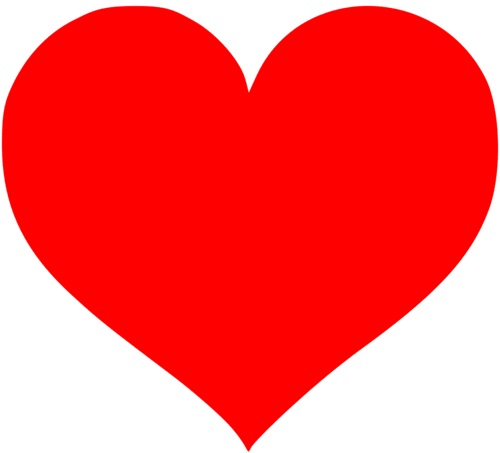
#> input picture sample/heart.jpg, 500 x 453 px
$ python ascii-generator.py
#> lines starting #> are read from the running program, lines starting #| are printed output that depends on the picture
import os
from PIL import Image


ASCII_CHARS = ["@", "#", "$", "%", "?", "*", "+", ";", ":", ",", "."]
OUTPUT_PATH = "sample/"


def generator():
    path = input("Enter the path to the image file : \n")
#> the answer given: sample/heart.jpg
    try:
        image = Image.open(path)
#> image is the input picture: PIL image 500x453 RGB; mean R, G, B 253.9, 85.1, 85.1
    except Exception as err:
        print(path, "Unable to find image ", err)
        return

    # resize image
    image = resize(image)
    # convert image to greyscale image
    greyscale_image = to_greyscale(image)
    # convert greyscale image to ascii characters
    ascii_str = pixel_to_ascii(greyscale_image)
    img_width = greyscale_image.width
    ascii_str_len = len(ascii_str)
    ascii_img = ""

    # split the string based on width  of the image
    for i in range(0, ascii_str_len, img_width):
        ascii_img += ascii_str[i:i + img_width] + "\n"

    # save the string to a file
    file_name = get_file_name(path)
    with open(OUTPUT_PATH + file_name + ".txt", "w") as f:
        f.write(ascii_img)


def get_file_name(path: str) -> str:
    _, tail = os.path.split(path)
    return tail.split(".")[0]


def resize(image: Image, new_width: int = 100) -> Image:
#> called with new_width = 100
    width, height = image.size
#> width = 500; height = 453
    new_height = new_width * height / width
#> new_height = 90.6
    new_height = int(new_height)
#> new_height = 90
    return image.resize((new_width, new_height))
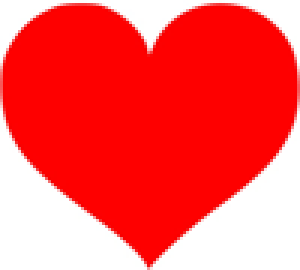
#> returned value: PIL image 100x90 RGB (shown 3 times larger); mean R, G, B 253.9, 85.1, 85.1


def to_greyscale(image: Image) -> Image:
    return image.convert("L")
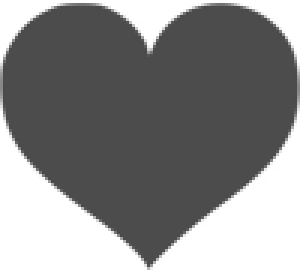
#> returned value: PIL image 100x90 L (shown 3 times larger); min 74, max 255, mean 135.6


def pixel_to_ascii(image: Image) -> str:
    pixels = image.getdata()
    ascii_str = ""
    for pixel in pixels:
        ascii_str += ASCII_CHARS[pixel // 25]
#> this loop made 9000 passes
#> (pixel, ascii_str) on passes 1 to 3: (255, '.'), (255, '..'), (255, '...')
    return ascii_str


if __name__ == "__main__":
    generator()
#> in generator, `ascii_str_len = len(ascii_str)`: ascii_str_len = 9000
